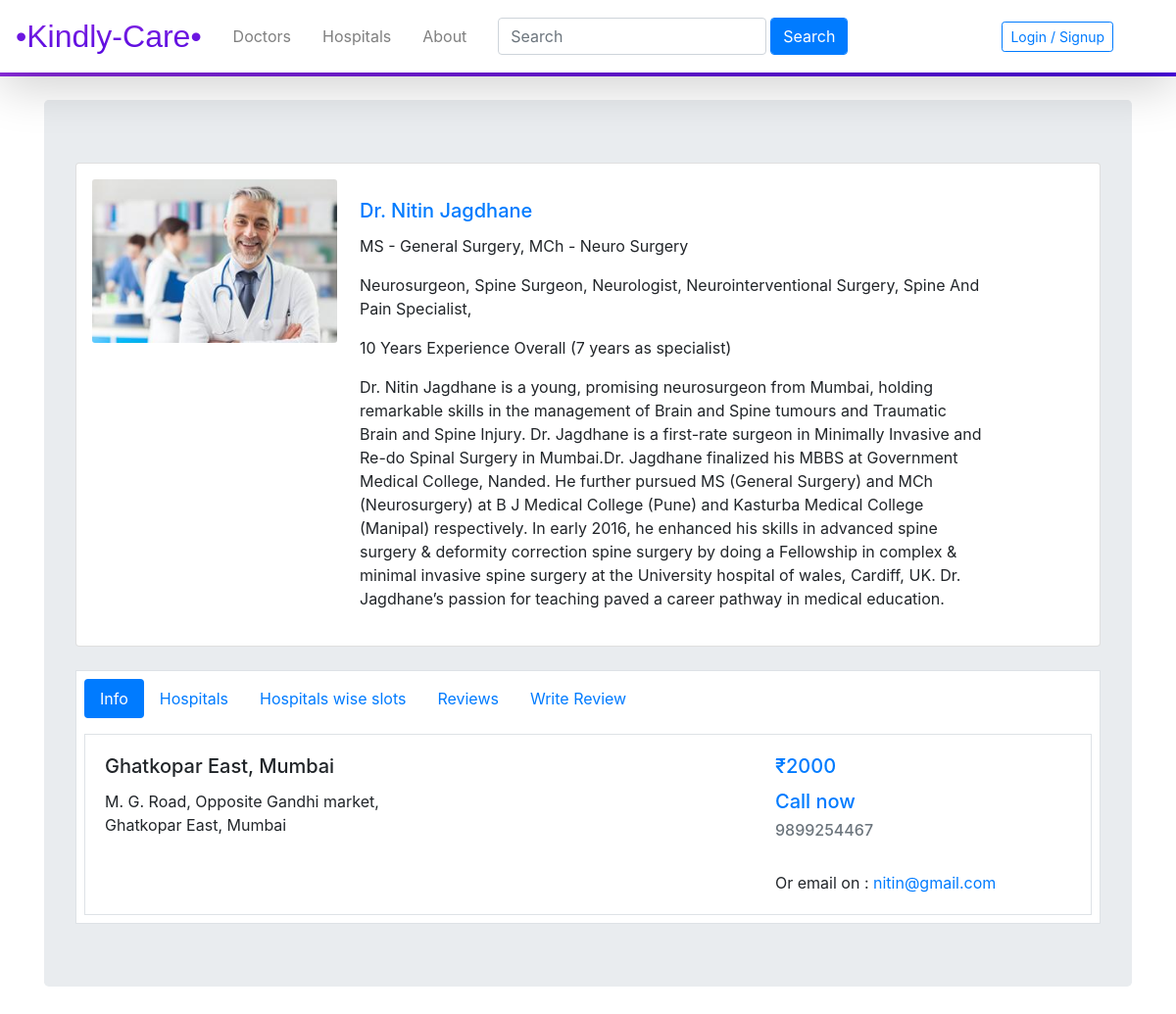
Page /doctor2 on the committed database.
### kindlycare/models.py (models this page shows, shortened)
class Doctors(db.Model, UserMixin):
    __tablename__ = 'doctors'
    id = db.Column(db.Integer,primary_key = True)
    name = db.Column(db.String(20),nullable = False)
    password = db.Column(db.String(20))
    email = db.Column(db.String(64),unique = True,index = True)
    qualification = db.Column(db.String(50),nullable = False)
    specialization = db.Column(db.String(140))
    consultation_fees = db.Column(db.Integer, nullable = False)
    profile_image = db.Column(db.String(64),default = 'default_image.jpg')
    experience = db.Column(db.Text,nullable = False)
    contact_number = db.Column(db.String(10),nullable = False)
    description = db.Column(db.Text,nullable = False)
    address_line_1 = db.Column(db.Text,nullable = False,default='India')
    address_line_2 = db.Column(db.Text,nullable = False,default='India')
    address_line_3 = db.Column(db.Text,nullable = False,default='India')
    reviews = db.relationship('Reviews',backref='doctor')
    slots = db.relationship('Slots',backref='doctor')
    appointments = db.relationship('Appointments',backref='doctor')
    hospitals_name = db.relationship('Hospitals',secondary=relate, backref = db.backref('doctor', lazy = True))

### kindlycare/doctors/views.py (the view, shortened to what this page needs)
@doctors.route('/doctor<int:doctor_id>', methods=['GET', 'POST'])
def viewDoctor(doctor_id):
    doc = Doctors.query.filter_by(id=doctor_id).first()
    address = doc.address_line_1+', '+doc.address_line_2+', '+doc.address_line_3
    reviews = Reviews.query.filter_by(doctor_id=doc.id).all()
    slots = Slots.query.filter_by(doc_id=doctor_id).all()
    current_date = str(datetime.now().time())
    my_date = date.today()
    current_day = calendar.day_name[my_date.weekday()]
    for slot in slots:
        print(slot.hospital_name)
    form = ReviewForm()
    return render_template('doctors.html', doc=doc, address=address, reviews=reviews, form=form, slots=slots, current_date=current_date, current_day=current_day)

### kindlycare/doctors/forms.py
class ReviewForm(FlaskForm):
    name = StringField('Your name', validators=[DataRequired()])
    content = TextAreaField('Your feedback', validators=[DataRequired()])
    rating = SelectField('Your rating', validators=[DataRequired()], choices=[
                         ('1', '1'), ('2', '2'), ('3', '3'), ('4', '4'), ('5', '5')])
    submit = SubmitField('Submit')

### kindlycare/templates/doctors.html (shortened to what this page needs)
{% extends 'base.html' %}
{% block content %}
<br>
<div class="jumbotron">
    <div class="card container bg-white p-3">
        <div class="row no-gutters">
            <div class="col-md-3">
                {% if doc.profile_picture %}
                <img src="{{url_for('static',filename='profile_pics/'+doc.profile_image)}}" class="card-img" alt="..."
                    style="width: fit-content;">
                {% else %}
                <img src="{{url_for('static',filename='profile_pics/'+doc.profile_image)}}" class="card-img" alt="..."
                    style="width: 250px;">
                {% endif %}
            </div>
            <div class="col-md-8">
                <div class="card-body">
                    <h5 class="card-title text-primary">Dr. {{doc.name}}</h5>
                    <p class="card-text">{{doc.qualification}}</p>
                    <p class="card-text">{{doc.specialization}}</p>
                    <p class="card-text">{{doc.experience}}</p>
                    <p class="card-text">{{doc.description}}</p>
                </div>
            </div>
        </div>
    </div>
    <br>
    <div class=" border container bg-white p-2">
        <ul class="nav nav-pills mb-3" id="pills-tab" role="tablist">
            <li class="nav-item">
                <a class="nav-link active" id="pills-home-tab" data-toggle="pill" href="#pills-home" role="tab"
                    aria-controls="pills-home" aria-selected="true">Info</a>
            </li>
            <li class="nav-item">
                <a class="nav-link" id="pills-hospitals-tab" data-toggle="pill" href="#pills-hospitals" role="tab"
                    aria-controls="pills-hospitals" aria-selected="false">Hospitals</a>
            </li>
            <li class="nav-item">
                <a class="nav-link" id="pills-slots-tab" data-toggle="pill" href="#pills-slots" role="tab"
                    aria-controls="pills-slots" aria-selected="false">Hospitals wise slots</a>
            </li>
            <li class="nav-item">
                <a class="nav-link" id="pills-profile-tab" data-toggle="pill" href="#pills-profile" role="tab"
                    aria-controls="pills-profile" aria-selected="false">Reviews</a>
            </li>
            <li class="nav-item">
                <a class="nav-link" id="pills-contact-tab" data-toggle="pill" href="#pills-contact" role="tab"
                    aria-controls="pills-contact" aria-selected="false">Write Review</a>
            </li>
        </ul>
        <div class="tab-content" id="pills-tabContent">
            <div class="tab-pane fade show active border" id="pills-home" role="tabpanel" aria-labelledby="pills-home-tab">
                <div class="row no-gutters">
                    <div class="col-md-4">
                        <div class="card-body">
                            <h5 class="card-title">{{doc.address_line_3}}</h5>
                            <p class="card-text">{{address}}</p>
                        </div>
                    </div>
                    <div class="col-md-4">
                        <div class="card-body">
                        </div>
                    </div>
                    <div class="col-md-4">
                        <div class="card-body">
                            <h5 class="card-title text-primary">₹{{doc.consultation_fees}}</h5>
                            <h5 class="text-primary">Call now</h5><h6 class="text-muted">{{doc.contact_number}}</h6>
                            <br>
                            <p class="card-text">Or email on : <a href="#">{{doc.email}}</a></p>
                        </div>
                    </div>
                </div>
            </div>
        </div>
    </div>
</div>
{% endblock %}

### kindlycare/templates/base.html (style rules this page uses)
html { scroll-behavior: smooth; }

### rows in the picture
Doctors: profile_image (picture), name "Nitin Jagdhane", qualification "MS - General Surgery, MCh - Neuro Surgery", specialization "Neurosurgeon, Spine Surgeon, Neurologist, Neurointerventional Surgery, Spine And Pain Specialist,", experience "10 Years Experience Overall (7 years as specialist)", description "Dr. Nitin Jagdhane is a young, promising neurosurgeon from Mumbai, holding remarkable skills in the management of Brain and Spine tumours and Traumatic Brain and Spine Injury. Dr. Jagdhane is a first-rate surgeon in Minimally Invasive and Re-do Spinal Surgery in Mumbai.Dr. Jagdhane finalized his MBBS at Government Medical College, Nanded. He further pursued MS (General Surgery) and MCh (Neurosurgery) at B J Medical College (Pune) and Kasturba Medical College (Manipal) respectively. In early 2016, he enhanced his skills in advanced spine surgery & deformity correction spine surgery by doing a Fellowship in complex & minimal invasive spine surgery at the University hospital of wales, Cardiff,…", address_line_3 "Ghatkopar East, Mumbai", consultation_fees "2000", contact_number "9899254467", email "nitin@gmail.com"

### other values in the picture
{{ address }} "M. G. Road, Opposite Gandhi market, Ghatkopar East, Mumbai"
